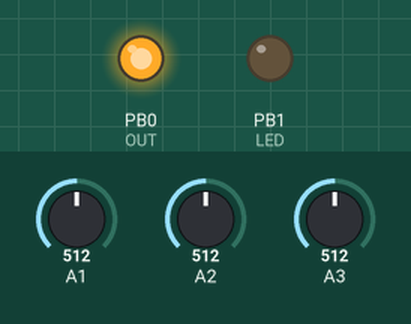
Recording of a sketch running on a simulated ATtiny85, built with avr-gcc and run on an emulated ATtiny85. Shown: output pins drawn as LEDs (lit = HIGH). The inputs (shaded band) are chosen by the test bench; at power-on: A1 = 512, A2 = 512, A3 = 512.

Above: at 2.4 s.
2.5 s: A1 set to 564
4.0 s: A1 set to 589
At 4.5 s:
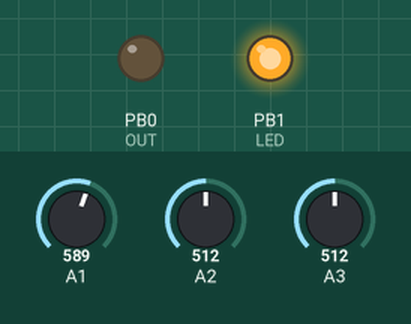
5.5 s: A1 set to 546
7.0 s: A1 set to 520
At 7.5 s:
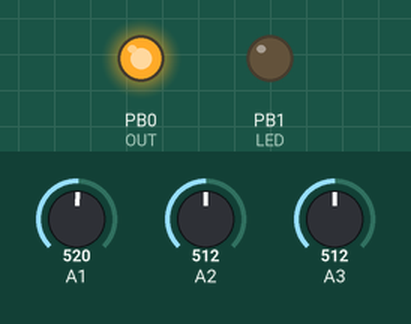
8.5 s: A1 set to 716
At 9.6 s:
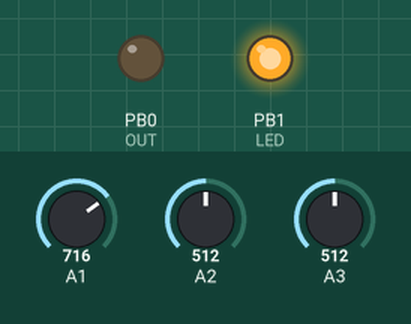
Timing chart, 0 to 11.0 s (numbered marks = the images above; inputs shaded):
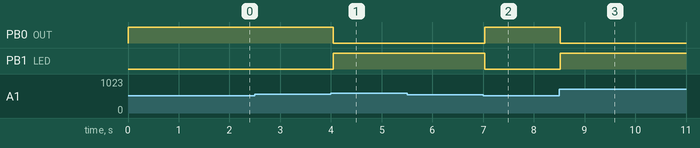

The sketch:

ATTINY85_TRINKET_AUTOFSR.ino
```cpp
/*

  Auto Tuning FSR Trigger for ATtiny85 and AdaFruit Trinket

  Author: Wing Tang Wong
  GitHub: https://github.com/WingTangWong/AutoTuningFSRTrigger/ATTINY85_TRINKET_FSR

  Description:

    This Arduino Sketch is meant to be installed on an ATtiny85 or AdaFruit Trinket, which
    uses an ATtiny85 as the MCU. This is the heavily pruned and reduced code.

    The sketch makes use of all of the IO pins in the following manner:

    =========   =============    ==================================================================================
    Chip PIN  - Trinket Pin   -  Usage
    =========   =============    ==================================================================================
    1         - RST           -  Short to reset the MCU. Wire to a switch that shorts to GND.
    2         - PB3 / 3 / 3   -  Digital pin 3, Analog pin 3. Used for FSR input.
    3         - PB4 / 4 / 2   -  Digital pin 4, Analog pin 2. Used for FSR input.
    4         - GND           -  GND pin.
    5         - PB0 / OUT     -  Digital Pin 0, Used for end stop output. HIGH by default, goes LOW when triggered.
    6         - PB1 / LED     -  Digital Pin 1, used as LED indicator. On the Trinket, this is wired to an LED.
    7         - PB2 / 2 / 1   -  Digital pin 2, Analog Pin 1. Used for FSR input.
    8         - VCC           -  VCC input. 5V or 3.3V depending on your Trinket.
    =========   =============    ==================================================================================

    The design makes use of all three generally accessible ADC pins for three independent FSR inputs. ADC0 /PB5 is
    on the RSET pin and will not be used as an IO pin.

  Installing the code:

    To install this code on your ATTINY85 MCU or onto the AdaFruit Trinket, you will want to download the Arduino 1.0.5(or later)
    IDE along with AdaFruit's definitions/etc.

    Alternatively, you can follow the Adafruit instructions on how to customize your existing Arduino IDE to work with the AdaFruit Trinket.

    Note, the Trinket operates at 8Mhz or 16Mhz. Make sure you set the Board in Arduino IDE appropriately.

    If you are programming to a bare ATTIN85 chip, you will want to edit the boards.txt definition to include an "1Mhz Trinket"
    like so:

      trinket1.name=Adafruit Trinket 1MHz
      trinket1.bootloader.low_fuses=0xF1
      trinket1.bootloader.high_fuses=0xD5
      trinket1.bootloader.extended_fuses=0xFE
      trinket1.upload.maximum_size=5310
      trinket1.build.mcu=attiny85
      trinket1.build.f_cpu=1000000L
      trinket1.build.core=arduino:arduino
      trinket1.build.variant=tiny8

    This will allow an ATtiny85 to run off of the internal 1Mhz OSC and with timings operating properly. You can burn the code
    onto a bare ATTINY85 using the 8Mhz definition, but the chip will run super slow. Using the 16Mhz definition on a bare ATTINY85
    can potentially brick your MCU.


  Chip Hookup:

    Once you have flashed your chip, you will need to hookup the chip to your 3D printer's z-min-end-stop. To do that, you should
    refer to the wiring diagram included as an image in this repo.

    Basically:

    * VCC should be hooked up to your printer board's VCC (Can use the VCC pin from the 3 pin endstop connection)
    * GND should be hooked up to your printer board's GND (Can use the GND pin from the 3 pin endstop connection)
    * OUT should be hooked up to the signal pin on your printer control board's z-min-end-stop. Be sure to not hook it up to the VCC/GND pins.
    * LED can be left unconnected as the Trinket has an oboard LED. If using a bare ATTINY85, you can wire up an LED and low value resistor
      from the pin to GND:  (LED PIN)----|>|------/\/\/\/\-----(GND)
      * LED can be any low voltage LED
      * Resistor can be a typical 1k to 4.7k ohm resistor.
    * RSET can be left unconnected on the Trinket. On the bare ATTINY85, it can also be left unconnected, or pulled up via a 10k-50k ohm resistor
      hooked up to VCC.
    * ADC1, ADC2, ADC3 should be hooked up as follows:
      * Pin pulled down to GND via a 10K+ ohm resistor.
      * Pin also connected to one leg of the FSR.
      * Other leg of FSR connected to VCC.
      * You can optionally place an LED in-line with the FSR and VCC so it illuminates when the FSR is pressed. Though this will not indicate
        a trigger state.

  Testing Circuit:
    * Power on your printer board and your new module.
    * Perform an M119 on your printer to get the endstop states. Presuming none of the endstops are triggered, you should see
      that none of the enstops are triggered.
    * Press down on an FSR sensor. The output LED should light up.
    * Perform another M119. You should now see the z-min-end-stop triggered.
    * If this works, you are good to give probing a try.
    * Install the FSR under the bed plate if you have not already.
    * Make sure everything is hooked up. If you had left the Trinket on, you will see the LED still lit. Hit the reset button on the Trinket.
      The light will turn off.
    * Press down on the print bed. The light should go on. Letting go will see the light go off again. You're good to attempt a test bed levelling.

  Testing Probing:
    * Assuming your FSR are installed
    * Home your printer
    * With one hand on the printer control board reset switch, initiate a G29 to auto-level probe the bed.
    * When the tip of the hot end touches the bed, if it doesn't tink and back off immediately, ie. it is pushing against the bed, hit the reset.
      Then, check to see what might be wrong.
    * If the head tinks against the bed, but keeps raising up toward home, hit reset. Something made the sensor/module stuck in ON/triggered
      mode.
    * If the head just proceeds through the auto-level process, yay!

*/

// Pin assignments
int OUT = 0;          // OUTPUT pin
int LED = 1;          // LED pin
int A[3]  = {1,2,3};  // Analog pin numbers
int AD[3] = {2,4,3};  // Digital pin numbers correlating to the physical analog pins

// Various variables used for state and tracking calculations
unsigned long PRECALIBRATION=0;
unsigned long SEED = 40;
unsigned long VALUE[3]={0,0,0};
unsigned long AVERAGE[3]={0,0,0};
unsigned long NOISE_LEVEL[3]={0,0,0};
unsigned long TRIGGER_LEVEL[3]={0,0,0};
unsigned long TALLY[3]={0,0,0};
unsigned long TOTAL[3]={0,0,0};
unsigned long STATE[3]={0,0,0};
unsigned long MARGIN = 50;
long scratch;

// the setup routine runs once when you press reset:
void setup() {
  pinMode( OUT , OUTPUT );
  digitalWrite( OUT , HIGH );
  pinMode( LED , OUTPUT );
  digitalWrite( LED , LOW );
  for(scratch=0; scratch<3 ; scratch++) {
      pinMode( AD[scratch] , INPUT );
      digitalWrite( AD[scratch], LOW );
  };
  do_calibration();
}

// the loop routine runs over and over again forever:
void loop() {
  do_calibration();
  do_read_sensors();
  do_output();
};


// Take the read values and average them
// Also, get the noise level.
void do_read_average(int idx)
{
        VALUE[idx]=analogRead( A[idx] );
        delay(5);
        VALUE[idx]=analogRead( A[idx] );
        delay(5);
        TOTAL[idx] = TOTAL[idx] + VALUE[idx];
        TALLY[idx]++;
        AVERAGE[idx] = ( TOTAL[idx] / TALLY[idx] );
        if ( VALUE[idx] > AVERAGE[idx] ) {
          NOISE_LEVEL[idx] = (unsigned long)(( NOISE_LEVEL[idx] + ( VALUE[idx] - AVERAGE[idx] )) / 2.00);
        } else {
          NOISE_LEVEL[idx] = (unsigned long)(( NOISE_LEVEL[idx] + ( AVERAGE[idx] - VALUE[idx] )) / 2.00);
        };
        if ( NOISE_LEVEL[idx] < 20 ) {
          NOISE_LEVEL[idx] = 20;
        };
};

// If we determined we really need to calibrate, do it here.
// Read in values and set trigger levels.
void do_real_calibration()
{
  int idx;
  int run;

  for(idx=0; idx<3 ; idx++ ) {
    if ( TALLY[idx] < SEED ) {
      for(run=0; run<SEED ; run++ ) {
        do_read_average(idx);
      };
    } else {
      do_read_average(idx);
    };
    TRIGGER_LEVEL[idx]=NOISE_LEVEL[idx] + MARGIN;
  };
  PRECALIBRATION++;
};


// Function to determine if we need to perform a calibration.
void do_calibration()
{
  if ( PRECALIBRATION < 1 ) {
    do_real_calibration();
  };

};


// Function to read values from the FSR sensors
void do_read_sensors()
{
  int idx;
  for( idx=0; idx<3 ; idx++ ) {
    VALUE[idx] = analogRead( A[idx] );
    delay(5);
    VALUE[idx] = analogRead( A[idx] );
    delay(5);
    VALUE[idx] = analogRead( A[idx] );
    if ( VALUE[idx] > ( AVERAGE[idx] + TRIGGER_LEVEL[idx]) ) {
      STATE[idx] = 1;
    };
    if ( VALUE[idx] < ( AVERAGE[idx] + NOISE_LEVEL[idx]) ) {
      STATE[idx] = 0;
    };
  };
};

// Update the LED and OUTPUT pins.
void do_output()
{
  int idx;
  int TRIGGERED=0;
  for(idx=0; idx<3; idx++ ){
    TRIGGERED=TRIGGERED + STATE[idx];
  };

  // The HIGH/LOW corresponds to a Normally Connected signal output.
  if ( TRIGGERED > 0 ) {
    digitalWrite( OUT, LOW );
    digitalWrite( LED, HIGH);
  } else {
    digitalWrite( OUT, HIGH
    );
    digitalWrite( LED, LOW );
  };
};
```

Measured:
- the behaviour switches between 582 and 583 on A1 (found by bisection; images 0 and 1)
- the behaviour switches between 532 and 531 on A1 (found by bisection; images 1 and 2)
- after the input at 2.5 s, every drawn part: stays the same
- after the input at 4.0 s, PB0 (OUT): HIGH → LOW after 0.05 s; PB1 (LED): LOW → HIGH after 0.05 s
- after the input at 5.5 s, every drawn part: stays the same
- after the input at 7.0 s, PB0 (OUT): LOW → HIGH at once; PB1 (LED): HIGH → LOW at once
- after the input at 8.5 s, PB0 (OUT): HIGH → LOW at once; PB1 (LED): LOW → HIGH at once
